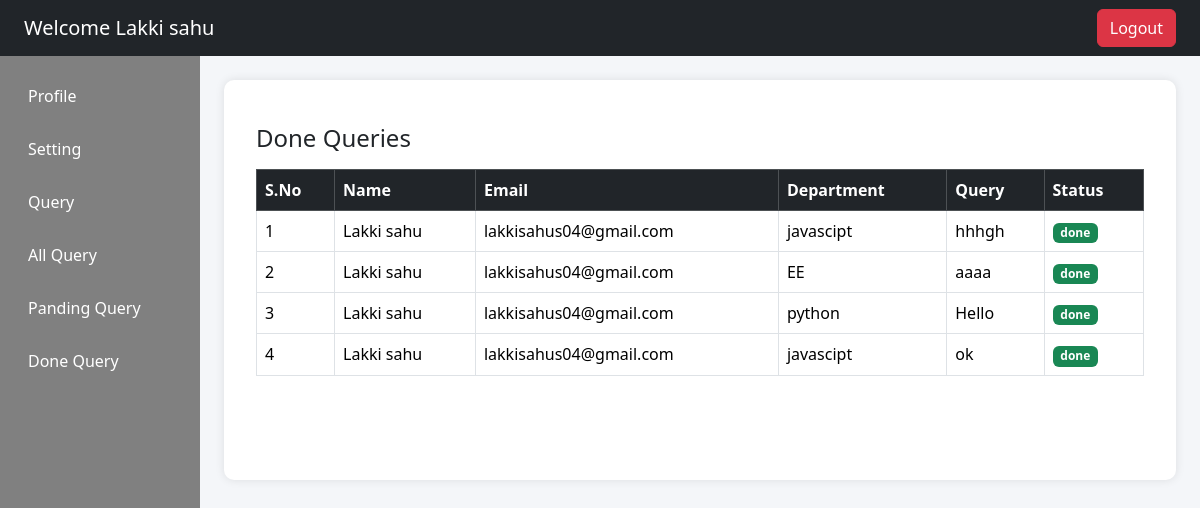
Page /empdashboard/donequery/ (signed in) on the committed database.
### app/models.py (models this page shows)
class AddEmployee(models.Model):
    Name=models.CharField(max_length=50)
    Email=models.EmailField()
    Contact=models.BigIntegerField()
    Images=models.ImageField(upload_to='image')
    Code=models.CharField(max_length=20)
    Departments=models.CharField(max_length=20, null=True)

class Query(models.Model):
    Name = models.CharField(max_length=50)
    Email = models.EmailField()
    Departments = models.CharField(max_length=40)
    Query = models.TextField()
    Status = models.CharField(default="pending")
    Reply = models.TextField(null=True)

### app/views.py (the view)
# urls.py: path('empdashboard/donequery/',views.donequery,name='donequery'),
def donequery(req):
    if 'emp_id' in req.session:
        e_id = req.session.get('emp_id')
        emp_data = AddEmployee.objects.get(id=e_id)
        all_query = Query.objects.filter(Email=emp_data.Email, Status="done")
        return render(req, 'empdeshbord.html', {'data':emp_data,'donequery':True , 'all_query':all_query})
    else:
        return redirect('Login')

### app/templates/empdeshbord.html (shortened to what this page needs)
<!DOCTYPE html>
<html lang="en">
<head>
    <link href="https://cdn.jsdelivr.net/npm/bootstrap@5.3.2/dist/css/bootstrap.min.css" rel="stylesheet">
    <link href="https://cdn.jsdelivr.net/npm/bootstrap@5.3.2/dist/css/bootstrap.min.css" rel="stylesheet">
</head>
<body>
    <nav class="navbar navbar-dark bg-dark px-4">
        <span class="navbar-brand">Welcome {{data.Name}}</span>
        <a href="{% url 'logout' %}"><button class="btn btn-danger">Logout</button></a>
    </nav>
    <div class="container-fluid">
        <div class="row">
            <div class="col-md-3 col-lg-2 sidebar p-3">
                <a href="{% url 'profile' %}">Profile</a>
                <a href="{% url 'setting' %}">Setting</a>
                <a href="{% url 'empquery' %}">Query</a>
                <a href="{% url 'allquery' %}">All Query</a>
                <a href="{% url 'pendingquery' %}">Panding Query</a>
                <a href="{% url 'donequery' %}">Done Query</a>
            </div>
            <div class="col-md-9 col-lg-10 p-4">
                <div class="content-box">
                    {% if profile %}
                    <link href="https://cdn.jsdelivr.net/npm/bootstrap@5.3.2/dist/css/bootstrap.min.css"
                        rel="stylesheet">
                    <link
                        href="https://cdnjs.cloudflare.com/ajax/libs/bootstrap-icons/1.11.1/font/bootstrap-icons.min.css"
                        rel="stylesheet">
                    <style>
                        body {
                            background: linear-gradient(to right, #e3f2fd, #f8f9fa);
                            font-family: 'Segoe UI', sans-serif;
                        }
                        .profile-wrapper {
                            min-height: 100vh;
                            display: flex;
                            align-items: center;
                            justify-content: center;
                        }
                        .profile-card {
                            width: 100%;
                            max-width: 500px;
                            border-radius: 20px;
                            padding: 40px 30px;
                            background: #ffffff;
                            box-shadow: 0 15px 35px rgba(0, 0, 0, 0.1);
                            text-align: center;
                            transition: 0.3s ease;
                        }
                        .profile-card:hover {
                            transform: translateY(-5px);
                        }
                        .profile-img {
                            width: 160px;
                            height: 160px;
                            object-fit: cover;
                            border-radius: 50%;
                            border: 6px solid #0d6efd;
                            padding: 5px;
                            background: #fff;
                            margin-bottom: 20px;
                        }
                        .profile-name {
                            font-size: 24px;
                            font-weight: 700;
                            margin-bottom: 5px;
                        }
                        .profile-role {
                            color: gray;
                            font-size: 14px;
                            margin-bottom: 20px;
                        }
                        .profile-info {
                            text-align: left;
                            margin-top: 20px;
                        }
                        .profile-info p {
                            padding: 10px 0;
                            margin-bottom: 0;
                            border-bottom: 1px solid #eee;
                            font-size: 15px;
                            display: flex;
                            align-items: center;
                        }
                        .profile-info i {
                            color: #0d6efd;
                            margin-right: 10px;
                            font-size: 18px;
                        }
                        .profile-info span {
                            font-weight: 600;
                            margin-right: 5px;
                        }
                        .btn-edit {
                            margin-top: 25px;
                            border-radius: 25px;
                            padding: 8px 25px;
                        }
                    </style>
                    <div class="profile-wrapper">
                        <div class="profile-card">
                            {% if data.Images %}
                            <img src="{{ data.Images.url }}" alt="Profile Image" class="profile-img">
                            {% else %}
                            <img src="https://via.placeholder.com/160" class="profile-img">
                            {% endif %}
                            <div class="profile-name">{{ data.Name }}</div>
                            <div class="profile-role">{{ data.Departments }}</div>
                            <hr>
                            <div class="profile-info">
                                <p><i class="bi bi-envelope-fill"></i><span>Email:</span> {{ data.Email }}</p>
                                <p><i class="bi bi-telephone-fill"></i><span>Contact:</span> {{ data.Contact }}</p>
                                <p><i class="bi bi-person-badge-fill"></i><span>Code:</span> {{ data.Code }}</p>
                                <p><i class="bi bi-building"></i><span>Department:</span> {{ data.Departments }}</p>
                            </div>
                            {% comment %} <a href="#" class="btn btn-primary btn-edit">
                                <i class="bi bi-pencil-square"></i> Edit Profile
                            </a> {% endcomment %}
                        </div>
                    </div>
                            {% elif donequery %}
                            <div class="container mt-4">
                                <h4 class="mb-3">Done Queries</h4>
                                <div class="table-responsive">
                                    <table class="table table-bordered table-hover align-middle">
                                        <thead class="table-dark">
                                            <tr>
                                                <th>S.No</th>
                                                <th>Name</th>
                                                <th>Email</th>
                                                <th>Department</th>
                                                <th>Query</th>
                                                <th>Status</th>
                                            </tr>
                                        </thead>
                                        <tbody>
                                            {% for i in all_query %}
                                            <tr>
                                                <td>{{ forloop.counter }}</td>
                                                <td>{{ i.Name }}</td>
                                                <td>{{ i.Email }}</td>
                                                <td>{{ i.Departments }}</td>
                                                <td>{{ i.Query }}</td>
                                                <td>
                                                    <span class="badge bg-success">
                                                        {{ i.Status }}
                                                    </span>
                                                </td>
                                            </tr>
                                            {% endfor %}
                                        </tbody>
                                    </table>
                                </div>
                            </div>
                            {% endif %}
                        </div>
                    </div>
</body>
</html>

### app/templates/empdeshbord.html (style rules this page uses)
.sidebar { height: 100vh; background: gray; }
.sidebar a { color: #fff; text-decoration: none; display: block; padding: 12px; border-radius: 5px; margin-bottom: 5px; }
.content-box { background: white; border-radius: 10px; padding: 20px; box-shadow: 0 0 10px rgba(0, 0, 0, 0.1); min-height: 400px; }
body { background-color: #f4f6f9; }

### rows in the picture
AddEmployee: Name "Lakki sahu"
Query: Name "Lakki sahu", Email "lakkisahus04@gmail.com", Departments "javascipt", Query "hhhgh", Status "done"
Query: Name "Lakki sahu", Email "lakkisahus04@gmail.com", Departments "EE", Query "aaaa", Status "done"
Query: Name "Lakki sahu", Email "lakkisahus04@gmail.com", Departments "python", Query "Hello", Status "done"
Query: Name "Lakki sahu", Email "lakkisahus04@gmail.com", Departments "javascipt", Query "ok", Status "done"
